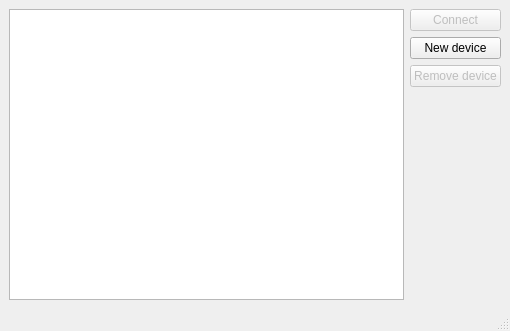
<?xml version="1.0" encoding="UTF-8"?>
<ui version="4.0">
 <class>DeviceManager</class>
 <widget class="QMainWindow" name="DeviceManager">
  <property name="geometry">
   <rect>
    <x>0</x>
    <y>0</y>
    <width>510</width>
    <height>331</height>
   </rect>
  </property>
  <property name="windowTitle">
   <string>Linien - Spectroscopy lock - Device manager</string>
  </property>
  <widget class="QWidget" name="centralwidget">
   <property name="sizePolicy">
    <sizepolicy hsizetype="Preferred" vsizetype="Preferred">
     <horstretch>0</horstretch>
     <verstretch>0</verstretch>
    </sizepolicy>
   </property>
   <property name="minimumSize">
    <size>
     <width>510</width>
     <height>280</height>
    </size>
   </property>
   <layout class="QHBoxLayout" name="horizontalLayout">
    <item>
     <layout class="QHBoxLayout" name="horizontalLayout_2">
      <item>
       <widget class="QListWidget" name="deviceList"/>
      </item>
      <item>
       <layout class="QVBoxLayout" name="verticalLayout">
        <item>
         <widget class="QPushButton" name="connectButton">
          <property name="enabled">
           <bool>false</bool>
          </property>
          <property name="text">
           <string>Connect</string>
          </property>
         </widget>
        </item>
        <item>
         <widget class="QPushButton" name="addButton">
          <property name="text">
           <string>New device</string>
          </property>
         </widget>
        </item>
        <item>
         <widget class="QPushButton" name="removeButton">
          <property name="enabled">
           <bool>false</bool>
          </property>
          <property name="text">
           <string>Remove device</string>
          </property>
         </widget>
        </item>
        <item>
         <spacer name="verticalSpacer">
          <property name="orientation">
           <enum>Qt::Vertical</enum>
          </property>
          <property name="sizeHint" stdset="0">
           <size>
            <width>20</width>
            <height>40</height>
           </size>
          </property>
         </spacer>
        </item>
       </layout>
      </item>
     </layout>
    </item>
   </layout>
  </widget>
  <widget class="QMenuBar" name="menubar">
   <property name="geometry">
    <rect>
     <x>0</x>
     <y>0</y>
     <width>510</width>
     <height>27</height>
    </rect>
   </property>
  </widget>
  <widget class="QStatusBar" name="statusbar"/>
 </widget>
 <resources/>
 <connections>
  <connection>
   <sender>connectButton</sender>
   <signal>clicked()</signal>
   <receiver>DeviceManager</receiver>
   <slot>connect()</slot>
   <hints>
    <hint type="sourcelabel">
     <x>246</x>
     <y>145</y>
    </hint>
    <hint type="destinationlabel">
     <x>254</x>
     <y>165</y>
    </hint>
   </hints>
  </connection>
  <connection>
   <sender>addButton</sender>
   <signal>clicked()</signal>
   <receiver>DeviceManager</receiver>
   <slot>new_device()</slot>
   <hints>
    <hint type="sourcelabel">
     <x>427</x>
     <y>145</y>
    </hint>
    <hint type="destinationlabel">
     <x>254</x>
     <y>165</y>
    </hint>
   </hints>
  </connection>
  <connection>
   <sender>removeButton</sender>
   <signal>clicked()</signal>
   <receiver>DeviceManager</receiver>
   <slot>remove_device()</slot>
   <hints>
    <hint type="sourcelabel">
     <x>427</x>
     <y>212</y>
    </hint>
    <hint type="destinationlabel">
     <x>254</x>
     <y>165</y>
    </hint>
   </hints>
  </connection>
  <connection>
   <sender>deviceList</sender>
   <signal>currentRowChanged(int)</signal>
   <receiver>DeviceManager</receiver>
   <slot>selected_device_changed()</slot>
   <hints>
    <hint type="sourcelabel">
     <x>192</x>
     <y>166</y>
    </hint>
    <hint type="destinationlabel">
     <x>254</x>
     <y>165</y>
    </hint>
   </hints>
  </connection>
 </connections>
 <slots>
  <slot>remove_device()</slot>
  <slot>selected_device_changed()</slot>
  <slot>connect()</slot>
  <slot>new_device()</slot>
 </slots>
</ui>
